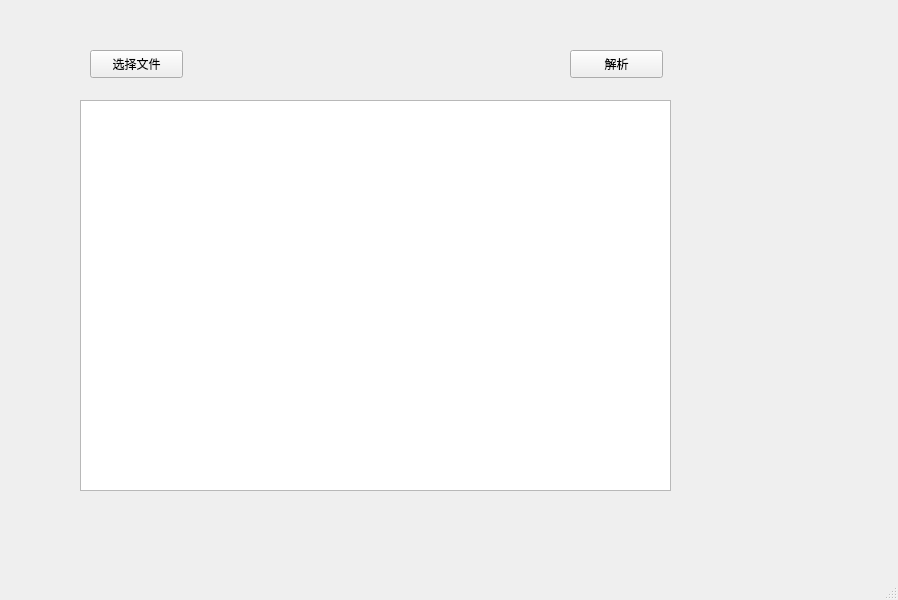
<?xml version="1.0" encoding="UTF-8"?>
<ui version="4.0">
 <class>MainWindow</class>
 <widget class="QMainWindow" name="MainWindow">
  <property name="geometry">
   <rect>
    <x>0</x>
    <y>0</y>
    <width>898</width>
    <height>600</height>
   </rect>
  </property>
  <property name="windowTitle">
   <string>MainWindow</string>
  </property>
  <widget class="QWidget" name="centralwidget">
   <widget class="QPushButton" name="uploadFile">
    <property name="geometry">
     <rect>
      <x>90</x>
      <y>50</y>
      <width>93</width>
      <height>28</height>
     </rect>
    </property>
    <property name="text">
     <string>选择文件</string>
    </property>
   </widget>
   <widget class="QPushButton" name="analysis">
    <property name="geometry">
     <rect>
      <x>570</x>
      <y>50</y>
      <width>93</width>
      <height>28</height>
     </rect>
    </property>
    <property name="text">
     <string>解析</string>
    </property>
   </widget>
   <widget class="QTextEdit" name="textEdit">
    <property name="geometry">
     <rect>
      <x>80</x>
      <y>100</y>
      <width>591</width>
      <height>391</height>
     </rect>
    </property>
   </widget>
  </widget>
  <widget class="QMenuBar" name="menubar">
   <property name="geometry">
    <rect>
     <x>0</x>
     <y>0</y>
     <width>898</width>
     <height>26</height>
    </rect>
   </property>
  </widget>
  <widget class="QStatusBar" name="statusbar"/>
 </widget>
 <resources/>
 <connections/>
</ui>
